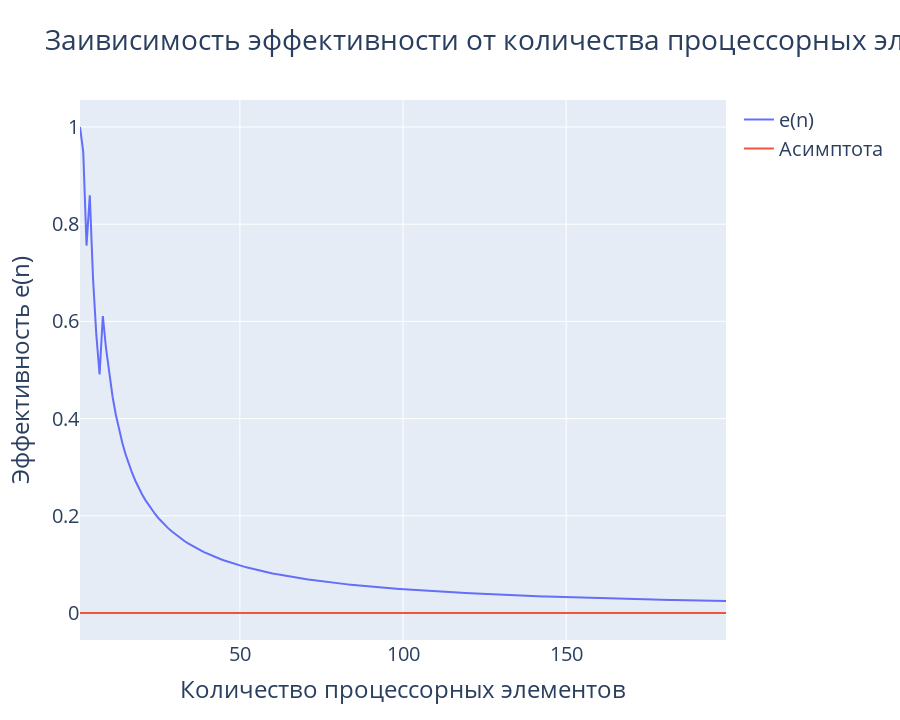

This figure's notebook cell:
### Markdown cell above
## Efficency on procs elems

### Code cell
x = []
y = []
ranks = []
for i in range(1, 200):
    matrix = MatrixPU(config={'PROCS_ELEMS': i})
    report = matrix.report
    x.append(report['procs_amount'])
    y.append(report['efficency'])
fig = go.Figure()
fig.add_trace(
    go.Scatter(x=x, y=y, name='e(n)',
               text=[f'n = {x}, e(n) = {y}' for x, y in zip(x, y)])
)
fig.add_trace(
    go.Scatter(x=[min(x), max(x)], y=[0, 0],
               name='Асимптота', mode='lines')               
)
fig.update_layout(title='Заивисимость эффективности от количества процессорных элементов',
                  font=dict(size=20),
                  xaxis_title='Количество процессорных элементов',
                  yaxis_title='Эффективность e(n)',
                  height=720)
fig.show()

### Figure 1 — Plotly figure (JSON) as saved in the notebook; plotly's stock layout.template omitted (floating-point values rounded to 4 significant figures; data arrays with more than 128 entries replaced by an {"elided": "..."} marker saying what was removed)
{"data": [{"name": "e(n)", "text": {"elided": "199 str values"}, "type": "scatter", "x": {"elided": "199 int values"}, "y": {"elided": "199 float values"}}, {"mode": "lines", "name": "Асимптота", "type": "scatter", "x": [1, 199], "y": [0, 0]}], "layout": {"font": {"size": 20}, "height": 720, "title": {"text": "Заивисимость эффективности от количества процессорных элементов"}, "xaxis": {"title": {"text": "Количество процессорных элементов"}}, "yaxis": {"title": {"text": "Эффективность e(n)"}}}}
